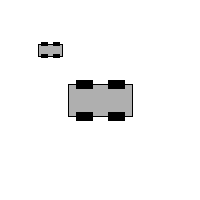
Frame 1 (no input)
Frame 60 (the mouse pressed at the canvas centre just before this capture): identical to frame 1, image omitted
Frame 120 (the mouse held since frame 60 and released just before this capture): identical to frame 1, image omitted

The Processing sketch that drew this single still picture (run headless with seeded random() and noise(); from frame 60 on, the mouse is pressed at the canvas centre):

// Processing sketch: sketch_functionDrawMultiCars01
// ── sketch_functionDrawMultiCars01.pde
int x = 100; // x location
int y = 100; // y location
int thesize = 64; // the size of car
int offset = thesize/4; // (16) position of wheels relative to the car

void setup() {
  size(200, 200);
  background(255);
}
//Draw main car body 
void draw() {  
  rectMode(CENTER);
  stroke(0);
  fill(175);
  rect(x,y,thesize,thesize/2);

//Draw 4 wheels  
  fill(0);
  rect(x - offset, y - offset, offset, offset/2);
  rect(x + offset, y - offset, offset, offset/2);
  rect(x - offset, y + offset, offset, offset/2);
  rect(x + offset, y + offset, offset, offset/2);

// To draw another car, I'll repeat the above code with different values.

int x = 50;
int y = 50;
int thesize = 24;
int offset = thesize/4; // = 6

//draw car 2 body
  rectMode(CENTER);
  stroke(0);
  fill(175);
  rect(x,y,thesize,thesize/2);

//draw car 2's four wheels  
  fill(0);
  rect(x - offset, y - offset, offset, offset/2);
  rect(x + offset, y - offset, offset, offset/2);
  rect(x - offset, y + offset, offset, offset/2);
  rect(x + offset, y + offset, offset, offset/2);
}
